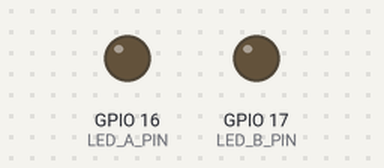
The sketch below on a simulated ESP32. Parts: output pins drawn as LEDs (lit = HIGH). What the sketch prints to the serial monitor is not drawn.

Above: at 1.05 s.
At 2.3 s:
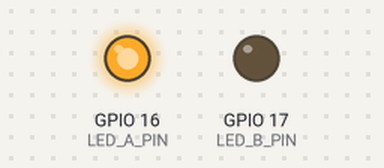
At 3.55 s:
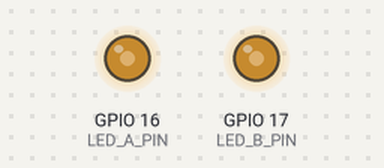
Timing chart, 0 to 6.9 s (numbered marks = the images above):
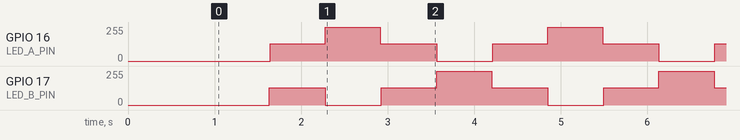

Measured:
- by itself, GPIO 16 (LED_A_PIN): repeats every 2.6 s: 255/255 0.64 s, 128/255 0.65 s, 0/255 0.65 s, 128/255 0.64 s
- by itself, GPIO 17 (LED_B_PIN): repeats every 2.6 s: 0/255 0.65 s, 128/255 0.64 s, 255/255 0.64 s, 128/255 0.65 s

The sketch:

ex06.ino
```cpp
#define LED_A_PIN  16
#define LED_B_PIN  17

#define PWM_FREQ     5000
#define PWM_RES      8

void setup() {
  Serial.begin(115200);
  delay(1000);

  ledcAttach(LED_A_PIN, PWM_FREQ, PWM_RES);
  ledcAttach(LED_B_PIN, PWM_FREQ, PWM_RES);

  ledcWrite(LED_A_PIN, 0);
  ledcWrite(LED_B_PIN, 255);

  Serial.println("Two LEDs with inverse brightness started.");
}

void loop() {
  for (int brightness = 0; brightness <= 255; brightness++) {
    int brightnessA = brightness;
    int brightnessB = 255 - brightness;
    ledcWrite(LED_A_PIN, brightnessA);
    ledcWrite(LED_B_PIN, brightnessB);
    delay(5);
  }

  for (int brightness = 255; brightness >= 0; brightness--) {
    int brightnessA = brightness;
    int brightnessB = 255 - brightness;
    ledcWrite(LED_A_PIN, brightnessA);
    ledcWrite(LED_B_PIN, brightnessB);
    delay(5);
  }
}
```
